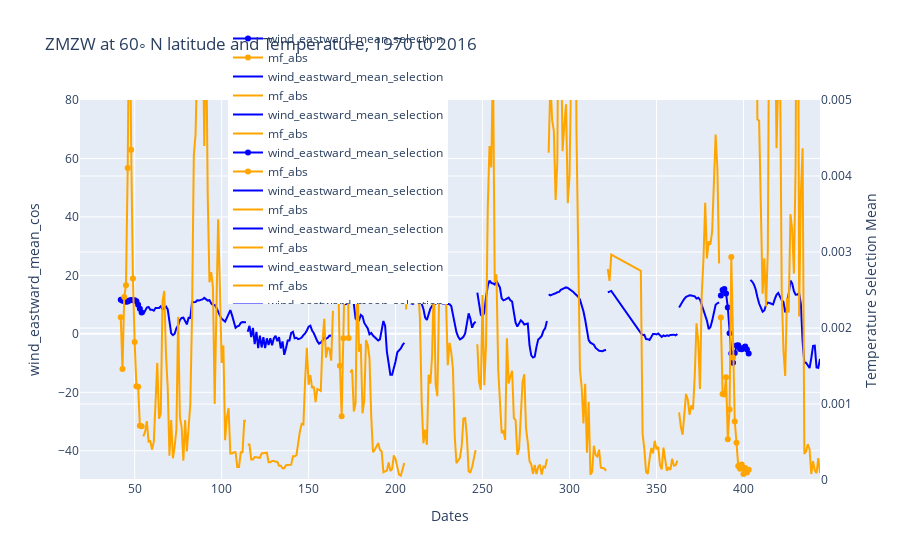

The notebook cell saved with this chart:
### Code cell
# group df by year and plot the mean of each year
df_grouped = df.groupby('year')

fig = go.Figure()

for year, df in df_grouped:
    print(year)
    # plot the mean of each year using plotly
    fig.add_trace(go.Scatter(x=df['index_'], y=df['wind_eastward_mean_cos'], name='wind_eastward_mean_selection', line=dict(color='blue')))
    fig.add_trace(go.Scatter(x=df['index_'], y=df['mf_abs'], name='mf_abs', line=dict(color='orange'), yaxis='y2'))

    
fig.update_layout(
    yaxis=dict(
        range=[-50, 80],
        title='wind_eastward_mean_cos'
    )
    ,yaxis2=dict(
        range=[0, 0.005],
        title='Temperature Selection Mean',
        side='right',
        overlaying='y'
    )
    ,xaxis=dict(title='Dates'),
    title=f'ZMZW at 60◦ N latitude and Temperature, 1970 t0 2016',
    legend=dict(orientation="h", y=1.2, x=0.5))

# Show the plot
fig.show()
